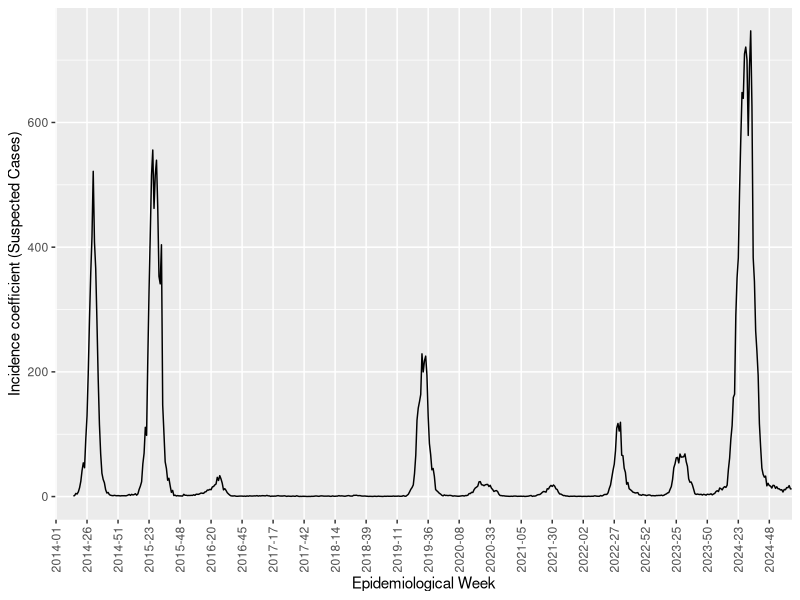
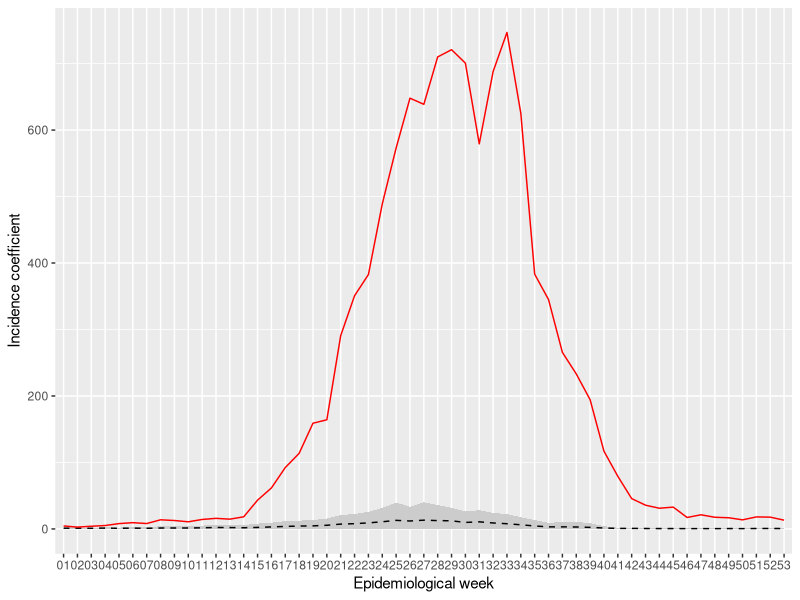

Reproduce these figures in R, in order. (Note: this script raises an error after producing the figures.)
## ---- chunk 1
knitr::opts_chunk$set(echo = TRUE)
## ---- chunk 2
library(tidyverse)
library(lubridate)
library(zoo)
library(ggplot2)
library(here)
library(haven)
library(lubridate)

## ---- chunk 3
dengue <- read_csv(here("dengue/Dengue_Provaveis_2014_2024.csv"))

dengue <- dengue %>% 
  mutate(epidemiologic_week = paste0(year, "w", week))

# Epidemiological week starting on the first week of the winter
epiweek40 <- read_dta(
  here("dengue/epidemiological_week_startsweek40.dta")) 

## ---- chunk 4
campinas <- dengue %>% 
  filter(municipality == "350950 CAMPINAS") %>% # Selected city: Campinas/SP
  group_by(epidemiologic_week, week, year) %>% 
  summarise( #* Cases, deaths, and pop for this period
    cases = sum(likely_cases, na.rm=TRUE),
    population = sum(population, na.rm=TRUE),
    deaths = sum(deaths, na.rm=TRUE),
    .groups="drop"
  ) %>%
  mutate( #* Dengue incidence
    incidence = ifelse(population > 0, cases / (population/100000), 0), 
    wy = paste0(year, "w", as.integer(week))) #* Week to variable

## ---- chunk 5


campinas <- campinas %>%
  full_join(epiweek40, by = "wy")%>% 
  mutate(yw = as.character(paste0(year_week40,"-", epidemiologic_week_startsweek40))) %>%
  arrange(yw) %>% 
  mutate(year = zoo::na.locf(year, na.rm = FALSE), #carrying forward the value for week 53
         cases = zoo::na.locf(cases, na.rm = FALSE),
         population = zoo::na.locf(population, na.rm = FALSE),
         deaths = zoo::na.locf(deaths, na.rm = FALSE),
         incidence = zoo::na.locf(incidence, na.rm = FALSE),
         yw = factor(yw, levels = unique(yw)),
         epi_label = paste0(year_week40, "w", epidemiologic_week_startsweek40))   # keep the original order
  
ggplot(campinas, aes(x = yw, y = incidence, group = 1)) +
  geom_line() +
  labs(x = "Epidemiological Week", 
       y = "Incidence coefficient (Suspected Cases)") +
  scale_x_discrete(breaks = levels(campinas$yw)[seq(1, length(levels(campinas$yw)), by = 25)]) +
  theme(axis.text.x = element_text(angle = 90, vjust = 0.5, hjust = 1))
## ---- chunk 6
incidence2024 <- campinas %>% 
  filter(year_week40 == 2024) %>%
  transmute(incidence2024 = incidence, deaths, week2 = epidemiologic_week_startsweek40, wy)
## ---- chunk 7
control_data <- campinas %>%
  filter(year_week40 %in% c(2016,2017,2018,2020,2021)) %>%
  group_by(week2 = epidemiologic_week_startsweek40) %>%
  summarise(
    avg_incidence = mean(incidence),
    sd_incidence = sd(incidence),
    .groups="drop"
  ) %>%
  mutate(high = avg_incidence + 1.96*sd_incidence,
         low = pmax(0, avg_incidence - 1.96*sd_incidence)) %>%
  left_join(incidence2024, by="week2")

# Plot endemic channel
ggplot(control_data, aes(x=week2, group = 1)) +
  geom_ribbon(aes(ymin=low, ymax=high), fill="grey80") +
  geom_line(aes(y=avg_incidence), linetype="dashed", color="black") +
  geom_line(aes(y=incidence2024), color="red") +
  labs(y="Incidence coefficient", x="Epidemiological week")
## ---- chunk 8

risk_list <- list()
risk <- control_data %>%
  arrange(week2) %>%
  mutate(
    riskassessment = 0,
    increasedincidence = ifelse(incidence2024 > avg_incidence & incidence2024 < high, 1, 0),
    increasedincidence4weeks = zoo::rollapply(increasedincidence, 4, function(x) as.integer(all(x==1)), fill=NA, align="right"),
    increasedincidencehigh = ifelse(incidence2024 > high, 1, 0),
    increasedincidencehigh4weeks = zoo::rollapply(increasedincidencehigh, 4, function(x)as.integer(all(x==1)), fill=NA, align="right"),
     increaseddeath = ifelse(deaths > lag(deaths), 1, 0),
    increaseddeath4w = zoo::rollapply(increaseddeath, 4, function(x) as.integer(all(x==1)), fill=NA, align="right"),
    ln_incidence = log(incidence2024),
    exponentialgrowth = ln_incidence - dplyr::lag(ln_incidence),
    increasedexpgrowth = ifelse(exponentialgrowth > 0 & incidence2024 > high, 1, 0),
    increaseddeath5w = zoo::rollapply(increaseddeath, 5, function(x) as.integer(all(x==1)), fill=NA, align="right")
  ) %>%
  mutate(
    risk_level1 = if_else(increasedincidence4weeks == 1, 1L, 0L),
    risk_level2 = if_else(increasedincidencehigh4weeks == 1 | increaseddeath4w == 1, 2L, 0L),
    risk_level3 = if_else(increasedexpgrowth == 1 | increaseddeath5w == 1, 3L, 0L),
    riskassessment = pmax(risk_level1, risk_level2, risk_level3, na.rm = TRUE))
saveRDS(risk, here("dengue/Campinas/riskCampinas_2024.RDS"))

ggplot(risk, aes(x=week2, y=riskassessment, group = 1)) +
  geom_line() +
  scale_y_continuous(breaks=0:3) +
  labs(x="Epidemiological week", y="Risk Assessment")+
  ylim(0,3)
## ---- chunk 9

risk_list <- list()

for (i in dengue$municipality){
  munic <- dengue %>% 
  filter(municipality == i) %>% # Select city
  group_by(municipality, epidemiologic_week, week, year) %>% 
  summarise( #* Cases, deaths, and pop for this period
    cases = sum(likely_cases, na.rm=TRUE),
    population = sum(population, na.rm=TRUE),
    deaths = sum(deaths, na.rm=TRUE),
    .groups="drop"
  ) %>%
  mutate( #* Dengue incidence
    incidence = ifelse(population > 0, cases / (population/100000), 0), 
    wy = paste0(year, "w", as.integer(week))) %>%  #* Week to variable
  full_join(epiweek40, by = "wy")%>% 
    filter(!is.na(municipality)) %>% 
  mutate(yw = as.character(paste0(year_week40,"-", epidemiologic_week_startsweek40))) %>%
  arrange(yw) %>% 
  mutate(year = zoo::na.locf(year, na.rm = FALSE), #carrying forward the value for week 53
         cases = zoo::na.locf(cases, na.rm = FALSE),
         population = zoo::na.locf(population, na.rm = FALSE),
         deaths = zoo::na.locf(deaths, na.rm = FALSE),
         incidence = zoo::na.locf(incidence, na.rm = FALSE),
         yw = factor(yw, levels = unique(yw)),
         epi_label = paste0(year_week40, "w", epidemiologic_week_startsweek40))   # keep the original order
  
  incidence2024 <- munic %>% 
    filter(year_week40 == 2024) %>%
    transmute(incidence2024 = incidence, deaths, week2 = epidemiologic_week_startsweek40, wy)
  
  munic <- munic %>%
  filter(year_week40 %in% c(2019,2020,2021,2022,2023)) %>%
  group_by(municipality, week2 = epidemiologic_week_startsweek40) %>%
  summarise(
    avg_incidence = mean(incidence),
    sd_incidence = sd(incidence),
    .groups="drop"
  ) %>%
  mutate(high = avg_incidence + 1.96*sd_incidence,
         low = pmax(0, avg_incidence - 1.96*sd_incidence)) %>%
  left_join(incidence2024, by="week2") %>%
  arrange(week2) %>%
  mutate(
    riskassessment = 0,
    increasedincidence = ifelse(incidence2024 > avg_incidence & incidence2024 < high, 1, 0),
    increasedincidence4weeks = zoo::rollapply(increasedincidence, 4, function(x) as.integer(all(x==1)), fill=NA, align="right"),
    increasedincidencehigh = ifelse(incidence2024 > high, 1, 0),
    increasedincidencehigh4weeks = zoo::rollapply(increasedincidencehigh, 4, function(x)as.integer(all(x==1)), fill=NA, align="right"),
     increaseddeath = ifelse(deaths > lag(deaths), 1, 0),
    increaseddeath4w = zoo::rollapply(increaseddeath, 4, function(x) as.integer(all(x==1)), fill=NA, align="right"),
    ln_incidence = log(incidence2024),
    exponentialgrowth = ln_incidence - dplyr::lag(ln_incidence),
    increasedexpgrowth = ifelse(exponentialgrowth > 0 & incidence2024 > high, 1, 0),
    increaseddeath5w = zoo::rollapply(increaseddeath, 5, function(x) as.integer(all(x==1)), fill=NA, align="right")
  ) %>%
  mutate(
    risk_level1 = if_else(increasedincidence4weeks == 1, 1L, 0L),
    risk_level2 = if_else(increasedincidencehigh4weeks == 1 | increaseddeath4w == 1, 2L, 0L),
    risk_level3 = if_else(increasedexpgrowth == 1 | increaseddeath5w == 1, 3L, 0L),
    riskassessment = pmax(risk_level1, risk_level2, risk_level3, na.rm = TRUE))
  
  risk_list[[i]] <- munic
}

risk <- dplyr::bind_rows(risk_list)

saveRDS(risk, here("dengue/Campinas/riskALL_2024.RDS"))
## ---- chunk 10
